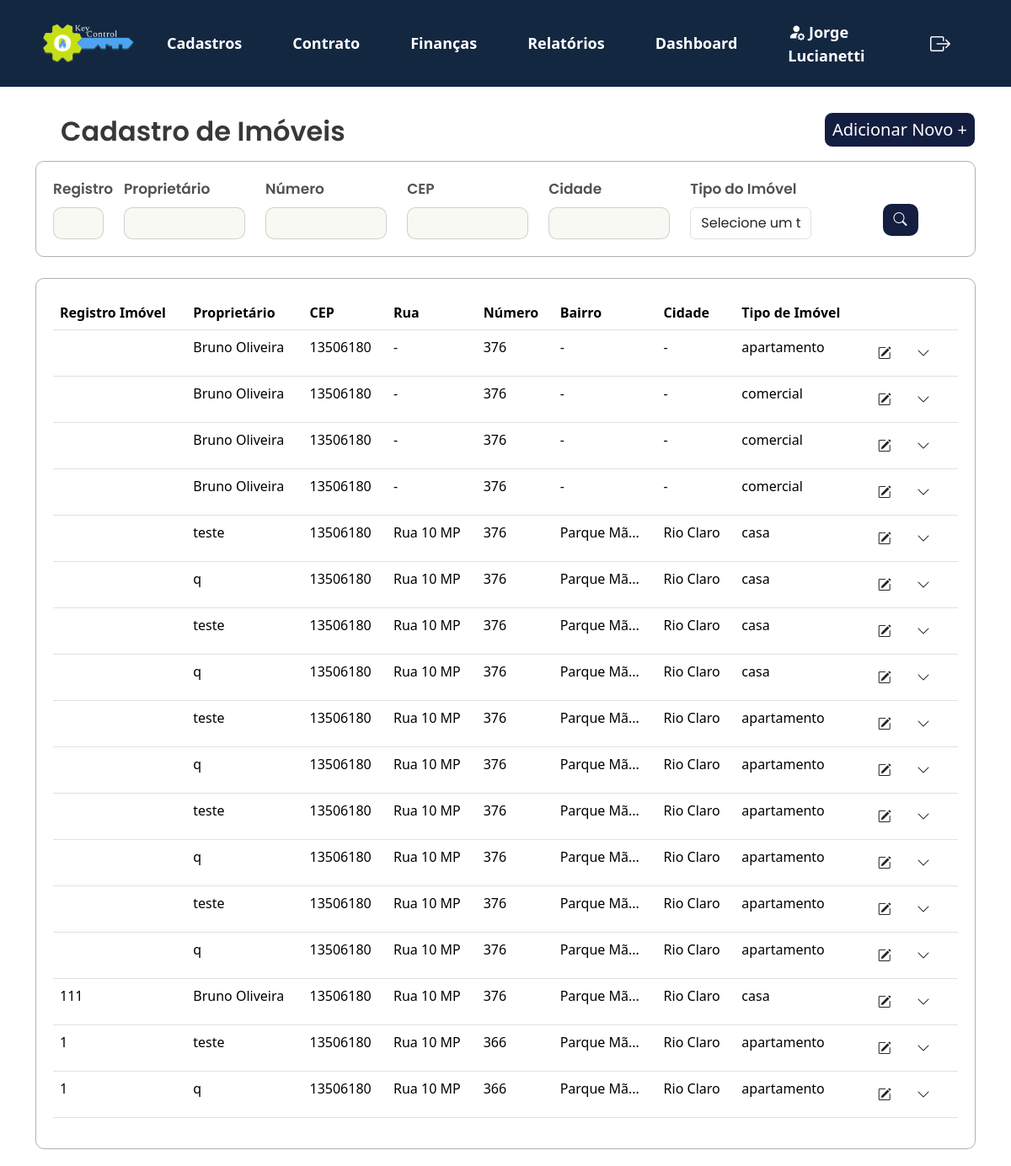
The page /KeyControl/projeto/views/lista_imovel.php (signed in) on the database its author committed.
### tables this page shows
CREATE TABLE `cadastro_imovel` (
  `id` int(11) NOT NULL,
  `cpf_cnpj_proprietario` varchar(20) NOT NULL,
  `tipo_imovel` varchar(50) NOT NULL,
  `quantidade_quartos` int(11) DEFAULT NULL,
  `quantidade_banheiros` int(11) DEFAULT NULL,
  `quantidade_vagas` int(11) DEFAULT NULL,
  `area_total` decimal(10,2) DEFAULT NULL,
  `cep` varchar(10) DEFAULT NULL,
  `rua` varchar(100) DEFAULT NULL,
  `numero` varchar(10) DEFAULT NULL,
  `bairro` varchar(50) DEFAULT NULL,
  `cidade` varchar(50) DEFAULT NULL,
  `estado` varchar(50) DEFAULT NULL,
  `pais` varchar(50) DEFAULT NULL,
  `registro_imovel` varchar(50) DEFAULT NULL,
  `registro_agua` varchar(50) DEFAULT NULL,
  `valor_aluguel` float DEFAULT NULL,
  `taxa_aluguel` float DEFAULT NULL,
  `valor_venda` float DEFAULT NULL,
  `taxa_venda` float DEFAULT NULL,
  `complemento` varchar(255) DEFAULT NULL
);

CREATE TABLE `cadastro_cliente` (
  `id` int(11) NOT NULL,
  `nome` varchar(100) NOT NULL,
  `cpf_cnpj` varchar(20) NOT NULL,
  `rg_ie` varchar(20) DEFAULT NULL,
  `data_nascimento_fundacao` date DEFAULT NULL,
  `telefone` varchar(20) DEFAULT NULL,
  `email` varchar(100) DEFAULT NULL,
  `estado_civil` varchar(20) DEFAULT NULL,
  `nacionalidade` varchar(50) DEFAULT NULL,
  `profissao` varchar(50) DEFAULT NULL,
  `cep` varchar(10) DEFAULT NULL,
  `rua` varchar(100) DEFAULT NULL,
  `numero` varchar(10) DEFAULT NULL,
  `bairro` varchar(50) DEFAULT NULL,
  `cidade` varchar(50) DEFAULT NULL,
  `estado` varchar(50) DEFAULT NULL,
  `pais` varchar(50) DEFAULT NULL,
  `locador` tinyint(1) DEFAULT 0,
  `locatario` tinyint(1) DEFAULT 0,
  `fiador` tinyint(1) DEFAULT 0,
  `complemento` varchar(255) DEFAULT NULL
);

### KeyControl/projeto/app/controllers/filtros_imovel.php (called while the page is built, shortened)
<?php
include '../app/controllers/db_conexao.php';
function buildQuery($registro_imovel, $cpf_cnpj_proprietario, $tipo_imovel, $cep, $rua, $bairro, $cidade) {
    $sql = "SELECT imovel.*, cliente.nome
            FROM cadastro_imovel imovel
            INNER JOIN cadastro_cliente cliente
                ON imovel.cpf_cnpj_proprietario = cliente.cpf_cnpj";
    $conditions = [];
    $params = [];
    return [$sql, $params];
}
$registro_imovel = $_POST['registro_imovel'] ?? '';
$cpf_cnpj_proprietario = $_POST['cpf_cnpj_proprietario'] ?? '';
$tipo_imovel = $_POST['tipo_imovel'] ?? '';
$cep = $_POST['cep'] ?? '';
$rua = $_POST['rua'] ?? '';
$bairro = $_POST['bairro'] ?? '';
$cidade = $_POST['cidade'] ?? '';
list($sql, $params) = buildQuery($registro_imovel, $cpf_cnpj_proprietario, $tipo_imovel, $cep, $rua, $bairro, $cidade);
try {
    if ($pdo) {
        $stmt = $pdo->prepare($sql);
        $stmt->execute($params);
        $result = $stmt->fetchAll(PDO::FETCH_ASSOC);
    } else {
        throw new Exception("Erro na conexão com o banco de dados.");
    }
} catch (Exception $e) {
    echo "Erro na execução da consulta: " . $e->getMessage();
}
?>

### KeyControl/projeto/views/lista_imovel.php (the view, shortened to what this page needs)
<?php
    include_once '../app/controllers/filtros_imovel.php';
    ?>
<!DOCTYPE html>
<html lang="pt-br">
<head>
    <link href="https://cdn.jsdelivr.net/npm/bootstrap@5.3.3/dist/css/bootstrap.min.css" rel="stylesheet">
    <link rel="stylesheet" href="../public/assets/js/menu.js">
    <link rel="stylesheet" href="https://cdn.jsdelivr.net/npm/bootstrap-icons@1.10.5/font/bootstrap-icons.css">
    <link rel="stylesheet" type="text/css" href="../public/assets/css/style2.css">
</head>
<body>
<?php include 'navbar.php';?>
<section>
    <div class="container">
        <div class="d-flex justify-content-between align-items-center mb-3">
            <h2 class="mb-0">Cadastro de Imóveis</h2>
            <a href="../views/cadastro_imovel.php" class="button_adicionarnovo">Adicionar Novo +</a>
        </div>
    </div>
    <div class="container">
        <form method="POST" action="">
            <div class="filtros-container">
                <div class="row g-12">
                    <div class="col-md-1">
                        <label for="registro_imovel" class="form-label">Registro</label>
                        <input type="text" id="registro_imovel" class="form-control" name="registro_imovel" value="<?= htmlspecialchars($_POST['registro_imovel'] ?? '') ?>">
                    </div>
                    <div class="col-md-2">
                        <label for="cpf_cnpj_proprietario" class="form-label">Proprietário</label>
                            <input type="text" id="cpf_cnpj_proprietario" class="form-control" name="cpf_cnpj_proprietario" value="<?= htmlspecialchars($_POST['cpf_cnpj_proprietario'] ?? '') ?>">
                    </div>
                    <div class="col-md-2">
                        <label for="numero" class="form-label">Número</label>
                        <input type="text" id="numero" class="form-control" name="numero" value="<?= htmlspecialchars($_POST['numero'] ?? '') ?>">
                    </div>
                    <div class="col-md-2">
                        <label for="cep" class="form-label">CEP</label>
                        <input type="text" id="cep" class="form-control" name="cep" value="<?= htmlspecialchars($_POST['cep'] ?? '') ?>">
                    </div>
                    <div class="col-md-2">
                        <label for="cidade" class="form-label">Cidade</label>
                        <input type="text" id="cidade" class="form-control" name="cidade" value="<?= htmlspecialchars($_POST['cidade'] ?? '') ?>">
                    </div>
                    <div class="col-md-2">
                        <label for="tipo_imovel" class="mb-2">Tipo do Imóvel</label>
                        <div class="position-relative">
                            <select class="form-control" name="tipo_imovel" id="tipo_imovel" onchange="checkSelection('tipo_imovel')">
                                <option value="" disabled <?= !isset($_POST['tipo_imovel']) ? 'selected' : '' ?>>Selecione um tipo</option>
                            </select>
                        </div>
                    </div>
                </div>
                <div class="col-md-1">
                    <button class="btn btn-buscar" type="submit">
                        <i class="bi bi-search"></i>
                    </button>
                </div>
                </div>
            </div>
</section>
<section>
    <div class="container">
        <div class="card_relatório">
            <table class="table table-hover">
                <thead>
                    <tr>
                        <th>Registro Imóvel</th>
                        <th>Proprietário</th>
                        <th>CEP</th>
                        <th>Rua</th>
                        <th>Número</th>
                        <th>Bairro</th>
                        <th>Cidade</th>
                        <th>Tipo de Imóvel</th>
                        <th></th>
                    </tr>
                </thead>
                <tbody>
                <?php
                if (isset($result) && count($result) > 0) {
                    foreach ($result as $row) {
                        $bairro = htmlspecialchars($row['bairro'] ?? '-');
                        $bairro_resumido = htmlspecialchars(substr($bairro, 0, 10) . (strlen($bairro) > 10 ? '...' : ''));
                        echo "<tr>
                                <td>" . htmlspecialchars($row['registro_imovel']) . "</td>
                                <td>" . htmlspecialchars($row['nome'] ?? '-') . "</td>
                                <td>" . htmlspecialchars($row['cep'] ?? '-') . "</td>
                                <td>" . htmlspecialchars($row['rua'] ?? '-') . "</td>
                                <td>" . htmlspecialchars($row['numero'] ?? '-') . "</td>
                                <td title='$bairro'>$bairro_resumido</td>
                                <td>" . htmlspecialchars($row['cidade'] ?? '-') . "</td>
                                <td>" . htmlspecialchars($row['tipo_imovel'] ?? '-') . "</td>
                                <td>
                                    <button class='btn' onclick='editRecord(" . htmlspecialchars($row['id']) . ")'>
                                        <i class='bi bi-pencil-square'></i>
                                    </button>
                                    <button class='btn' onclick='toggleSubMenu(this)'>
                                        <i class='bi bi-chevron-down'></i>
                                    </button>
                                    <div class='submenu' style='display: none;'>
                                        <div class='submenu-options'>
                                            <button class='imprimir' onclick='printInfo(" . htmlspecialchars($row['id']) . ")'>
                                                <i class='bi bi-printer'></i> Imprimir
                                            </button>
                                            <button class='email' onclick='sendEmail(\"" . addslashes(htmlspecialchars($row["email"] ?? '')) . "\")'>
                                                <i class='bi bi-envelope'></i> E-mail
                                            </button>
                                            <button class='excluir' onclick='deleteRecord(" . htmlspecialchars($row['id']) . ")'>
                                                <i class='bi bi-trash'></i> Excluir
                                            </button>
                                        </div>
                                    </div>
                                </td>
                            </tr>";
                    }
                } else {
                    echo "<tr><td colspan='8'>Nenhum registro encontrado</td></tr>";
                }
                ?>
                </tbody>
            </table>
        </div>
    </div>
</section>
</body>
</html>

### KeyControl/projeto/public/assets/css/style2.css (style rules this page uses)
h2 { font-family: "Poppins", sans-serif; font-weight: 600; font-style: normal; color: #383838; margin: 30px; }
.container h2 { position: relative; z-index: 1; }
form { font-family: "Poppins", sans-serif; font-style: normal; font-weight: 600; font-size: 17px; color: rgb(82, 80, 80); }
input.form-control { background-color: #F7F9F2; color: #333; border: 0px; }
h2.mb-0 { margin-block: auto; }
.filtros-container input.form-control { border: 1px solid #3838383b; border-radius: 10px; }
.filtros-container { width: auto; height: auto; border: 1px solid #38383862; border-radius: 10px; padding: 20px; display: flex; }
.filtros-container .btn-buscar { margin-top: 30px; }
.btn-buscar { background-color: #131E41; color: white; border-radius: 10px; }
.card_relatório { width: auto; height: auto; border: 1px solid #38383862; border-radius: 10px; margin-top: 25px; margin-bottom: 20px; padding: 20px; }
.button_adicionarnovo { border: 1px solid; border-radius: 10px; background-color: #131E41; width: 180px; height: 42px; align-items: center; display: flex; justify-content: center; align-items: center; text-align: center; color: #ffffff; font-size: 20px; text-decoration: none; }

### rows shown on the page
cadastro_imovel: cadastro_cliente.nome "Bruno Oliveira", cep "13506180", rua "-", numero "376", bairro "-", cidade "-", tipo_imovel "apartamento"
cadastro_imovel: cadastro_cliente.nome "Bruno Oliveira", cep "13506180", rua "-", numero "376", bairro "-", cidade "-", tipo_imovel "comercial"
cadastro_imovel: cadastro_cliente.nome "Bruno Oliveira", cep "13506180", rua "-", numero "376", bairro "-", cidade "-", tipo_imovel "comercial"
cadastro_imovel: cadastro_cliente.nome "Bruno Oliveira", cep "13506180", rua "-", numero "376", bairro "-", cidade "-", tipo_imovel "comercial"
cadastro_imovel: cadastro_cliente.nome "teste", cep "13506180", rua "Rua 10 MP", numero "376", bairro "Parque Mã...", cidade "Rio Claro", tipo_imovel "casa", cadastro_cliente.nome "q"
cadastro_imovel: cadastro_cliente.nome "teste", cep "13506180", rua "Rua 10 MP", numero "376", bairro "Parque Mã...", cidade "Rio Claro", tipo_imovel "casa", cadastro_cliente.nome "q"
cadastro_imovel: cadastro_cliente.nome "teste", cep "13506180", rua "Rua 10 MP", numero "376", bairro "Parque Mã...", cidade "Rio Claro", tipo_imovel "apartamento", cadastro_cliente.nome "q"
cadastro_imovel: cadastro_cliente.nome "teste", cep "13506180", rua "Rua 10 MP", numero "376", bairro "Parque Mã...", cidade "Rio Claro", tipo_imovel "apartamento", cadastro_cliente.nome "q"
cadastro_imovel: cadastro_cliente.nome "teste", cep "13506180", rua "Rua 10 MP", numero "376", bairro "Parque Mã...", cidade "Rio Claro", tipo_imovel "apartamento", cadastro_cliente.nome "q"
cadastro_imovel: registro_imovel "111", cadastro_cliente.nome "Bruno Oliveira", cep "13506180", rua "Rua 10 MP", numero "376", bairro "Parque Mã...", cidade "Rio Claro", tipo_imovel "casa"
cadastro_imovel: registro_imovel "1", cadastro_cliente.nome "teste", cep "13506180", rua "Rua 10 MP", numero "366", bairro "Parque Mã...", cidade "Rio Claro", tipo_imovel "apartamento", cadastro_cliente.nome "q"

### other values the page prints
$_SESSION['user_name'] "Jorge Lucianetti"
